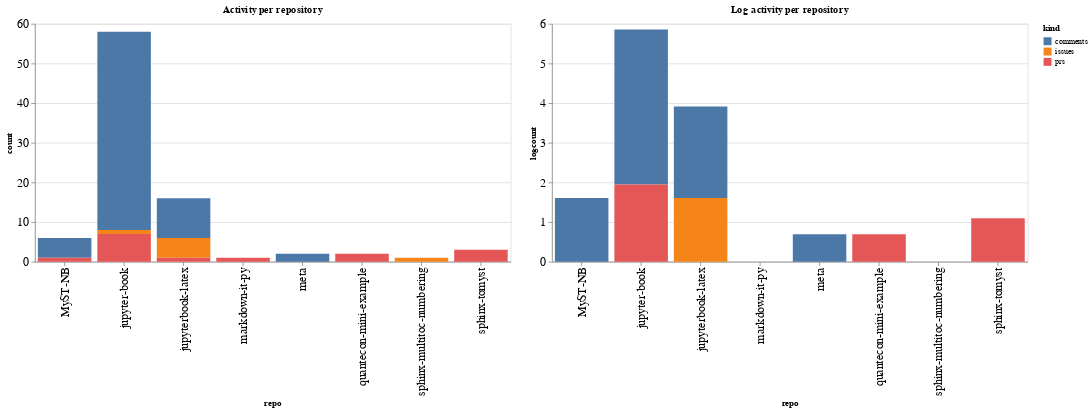

Notebook cell for this chart:
### Code cell
ch1 = alt.Chart(repo_summaries, width=600, title="Activity per repository").mark_bar().encode(
    x='repo',
    y='count',
    color='kind',
    tooltip="kind"
)

ch2 = alt.Chart(repo_summaries, width=600, title="Log activity per repository").mark_bar().encode(
    x='repo',
    y='logcount',
    color='kind',
    tooltip="kind"
)

ch1 | ch2

### Figure 1 — Vega-Lite specification as saved in the notebook (floating-point values rounded to 4 significant figures)
{"config": {"axisLeft": {"labelFontSize": 15}, "axisBottom": {"labelFontSize": 15}}, "hconcat": [{"mark": "bar", "encoding": {"color": {"type": "nominal", "field": "kind"}, "tooltip": {"type": "nominal", "field": "kind"}, "x": {"type": "nominal", "field": "repo"}, "y": {"type": "quantitative", "field": "count"}}, "title": "Activity per repository", "width": 600}, {"mark": "bar", "encoding": {"color": {"type": "nominal", "field": "kind"}, "tooltip": {"type": "nominal", "field": "kind"}, "x": {"type": "nominal", "field": "repo"}, "y": {"type": "quantitative", "field": "logcount"}}, "title": "Log activity per repository", "width": 600}], "data": {"name": "data-607e7a0001b15e0e74f11d172d775c46"}, "$schema": "https://vega.github.io/schema/vega-lite/v4.8.1.json", "datasets": {"data-607e7a0001b15e0e74f11d172d775c46": [{"repo": "MyST-NB", "kind": "comments", "count": 5, "logcount": 1.609}, {"repo": "MyST-NB", "kind": "prs", "count": 1, "logcount": 0.0}, {"repo": "jupyter-book", "kind": "comments", "count": 50, "logcount": 3.912}, {"repo": "jupyter-book", "kind": "issues", "count": 1, "logcount": 0.0}, {"repo": "jupyter-book", "kind": "prs", "count": 7, "logcount": 1.946}, {"repo": "jupyterbook-latex", "kind": "comments", "count": 10, "logcount": 2.303}, {"repo": "jupyterbook-latex", "kind": "issues", "count": 5, "logcount": 1.609}, {"repo": "jupyterbook-latex", "kind": "prs", "count": 1, "logcount": 0.0}, {"repo": "markdown-it-py", "kind": "prs", "count": 1, "logcount": 0.0}, {"repo": "meta", "kind": "comments", "count": 2, "logcount": 0.6931}, {"repo": "quantecon-mini-example", "kind": "prs", "count": 2, "logcount": 0.6931}, {"repo": "sphinx-multitoc-numbering", "kind": "issues", "count": 1, "logcount": 0.0}, {"repo": "sphinx-tomyst", "kind": "prs", "count": 3, "logcount": 1.099}]}}
